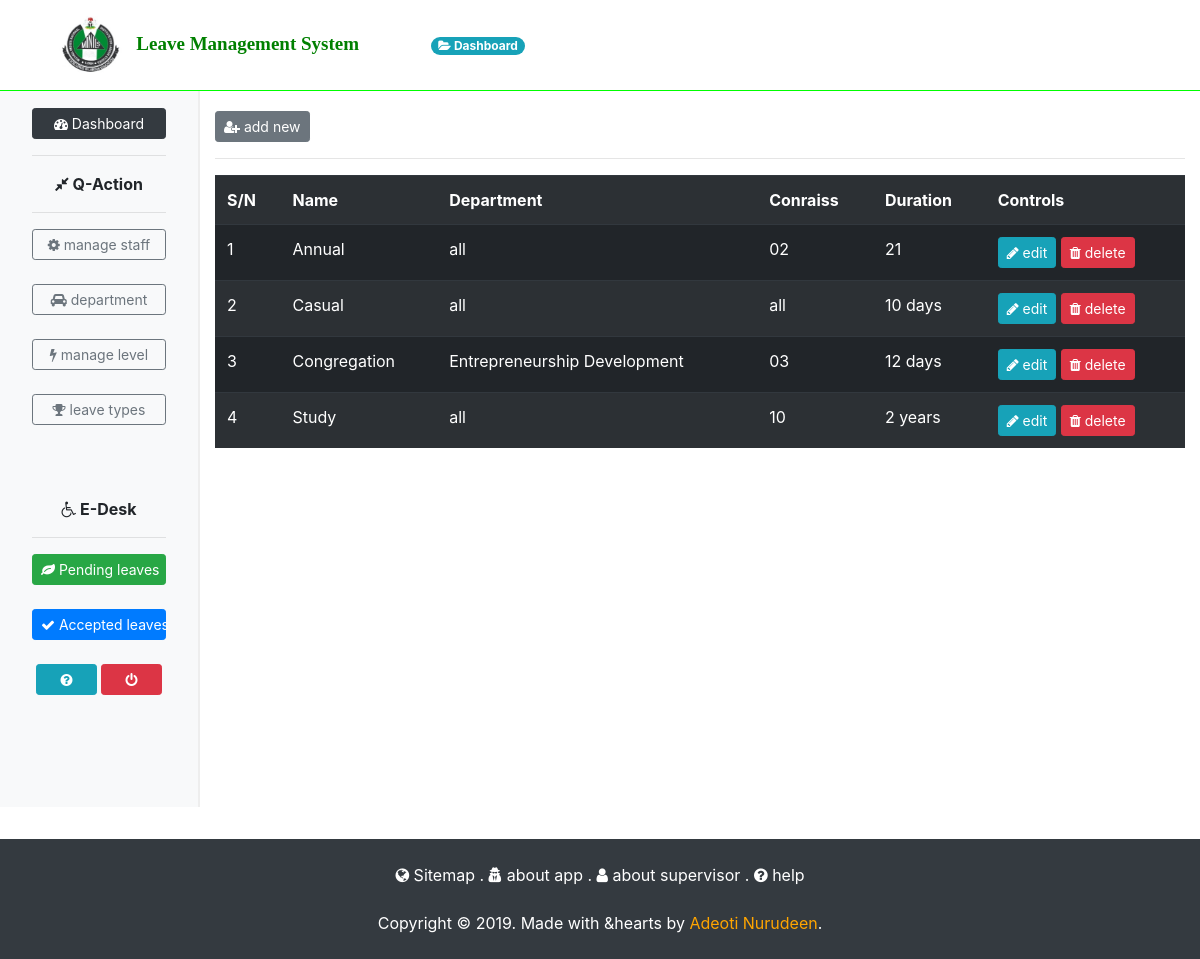
The page /admin/leave_type.php (signed in) on the database its author committed.
### tables this page shows
CREATE TABLE IF NOT EXISTS `leave_type` (
  `ref` int(11) NOT NULL AUTO_INCREMENT,
  `name` varchar(100) NOT NULL,
  `department` varchar(100) NOT NULL,
  `level` varchar(100) NOT NULL,
  `duration` varchar(100) NOT NULL,
  PRIMARY KEY (`ref`)
);

### admin/leave_type.php (the view, shortened to what this page needs)
<!DOCTYPE html>
<html>
<head>
			<link rel="stylesheet" href="../boot/css/bootstrap.min.css" media="all"/>
			<link rel="stylesheet" href="../font-awesome/css/font-awesome.min.css"/>
</head>
<body>
	<div class="container-fluid">
		<div class="row">
		<?php require("header.php"); ?>
				<?php require('myleft.php'); ?>
				<div class="col-sm-10 col-md-10">
					<div style="padding-top:20px;">
						<a href="javascript:void(null)" class="btn leave_type btn-sm btn-secondary " title="click to add leave type"><i class="fa fa-user-plus"></i> add new</a>
					</div>
					<hr/>
					<?php
						require("../config/config.php");
							$fetch_leaveType = $con -> prepare("SELECT * FROM leave_type ORDER BY name");
								if($fetch_leaveType -> execute()){
									if($fetch_leaveType -> rowCount() > 0 ){
											echo '
												<table class="table table-dark table-striped">
													<tr>
														<th>S/N</th>
														<th>Name</th>
														<th>Department</th>
														<th>Conraiss</th>
														<th>Duration</th>
														<th>Controls</th>
													</tr>
											';$sn = 0;
										$fetch_leaveType -> setFetchMode(PDO::FETCH_ASSOC);
											while($ree = $fetch_leaveType -> fetch()){
												$sn++;
												$ref_type = $ree['ref'];
												$name_l = $ree['name'];
												$dept_l = $ree['department'];
												$level_l = $ree['level'];
												$duration_l = $ree['duration'];
													echo '
														<tr>
															<td>'.$sn.'</td>
															<td>'.$name_l.'</td>
															<td>'.$dept_l.'</td>
															<td>'.$level_l.'</td>
															<td>'.$duration_l.'</td>
															<td>
																<a href="" class="btn btn-sm btn-info"><i class="fa fa-pencil"></i> edit</a>
																<a href="trash.php?ref='.$ref_type.'&tab=leave_type&path=leave_type" class="btn btn-sm btn-danger"><i class="fa fa-trash"></i> delete</a>
															</td>
														</tr>
													';
											}
											echo "</table>";
									}else{
										Print "No leave type added";
									}
									}else{
										Print "Something went wrong";
									}
					?>
				</div>
				<?php require("footer.php"); ?>
	</div>
	</div>
</body>
</html>

### rows shown on the page
leave_type: name "Annual", department "all", level "02", duration "21"
leave_type: name "Casual", department "all", level "all", duration "10 days"
leave_type: name "Congregation", department "Entrepreneurship Development", level "03", duration "12 days"
leave_type: name "Study", department "all", level "10", duration "2 years"
